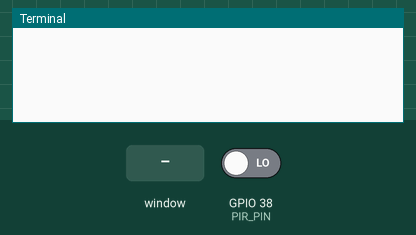
This program was run on a simulated Raspberry Pi (BCM pin numbers). On the bench: the last lines printed to the terminal. Inputs (shaded band) come from the test bench; at power-on: GPIO 38 (PIR_PIN) LOW. The desktop window is not drawn, its controls go by their first labels and the mouse button is held 0.15 s.

Above: at 1.2 s.
1.3 s: control labelled "ON" in the window clicked
At 2.5 s:
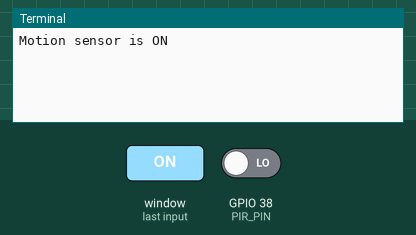
2.8 s: control labelled "OFF" in the window clicked
At 3.7 s:
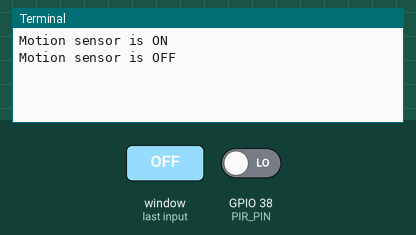

Measured:
- after the input at 1.3 s, the terminal: prints a new line at once (image 1)
- after the input at 2.8 s, the terminal: prints a new line at once (image 2)

The program:

sdfs.py
```python
import RPi.GPIO as GPIO
from tkinter import *

GPIO.setmode(GPIO.BCM)
PIR_PIN = 38
GPIO.setup(PIR_PIN, GPIO.IN)

root = Tk()
root.title("PIR Motion Sensor")

def turn_on():
    GPIO.add_event_detect(PIR_PIN, GPIO.RISING)
    print("Motion sensor is ON")

def turn_off():
    GPIO.remove_event_detect(PIR_PIN)
    print("Motion sensor is OFF")

on_button = Button(root, text="ON", command=turn_on)
on_button.pack()

off_button = Button(root, text="OFF", command=turn_off)
off_button.pack()

root.mainloop()

GPIO.cleanup()
```
